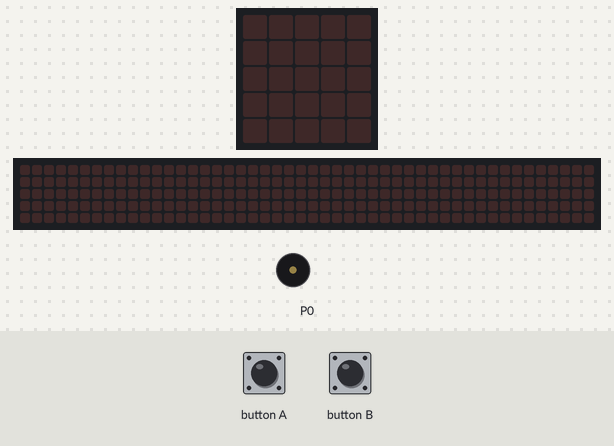
Bench run of a program on a simulated BBC micro:bit (MakeCode). On the bench: the board's 5×5 LED display, a strip that is not on the board, showing the scrolling text unrolled, buzzer (waves = sounding). Inputs (shaded band) come from the test bench. The 48×5 strip is a reading aid, not a part: it shows the text the display is scrolling, unrolled, one strip-width of it at a time.

Above: at 5.2 s.
5.3 s: button A pressed for 0.15 s
At 5.66 s:
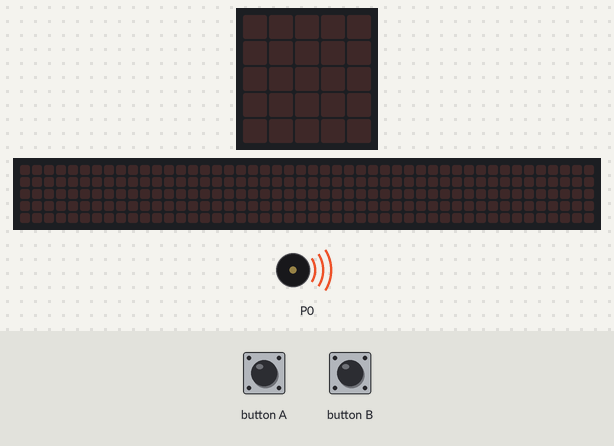
8.4 s: button B pressed for 0.15 s
At 9.06 s:
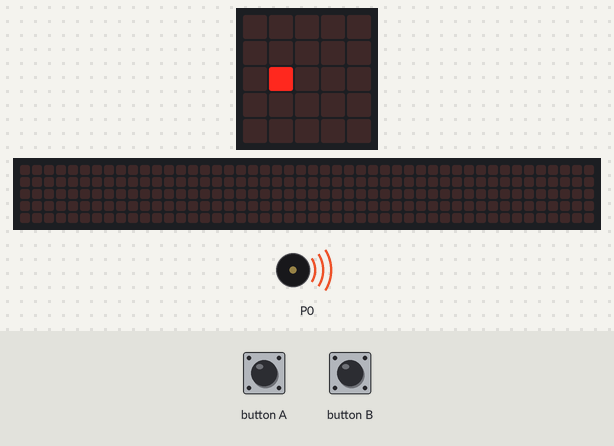
11.4 s: button B pressed 5 times (0.12 s each, 0.3 s apart)
At 12.8 s:
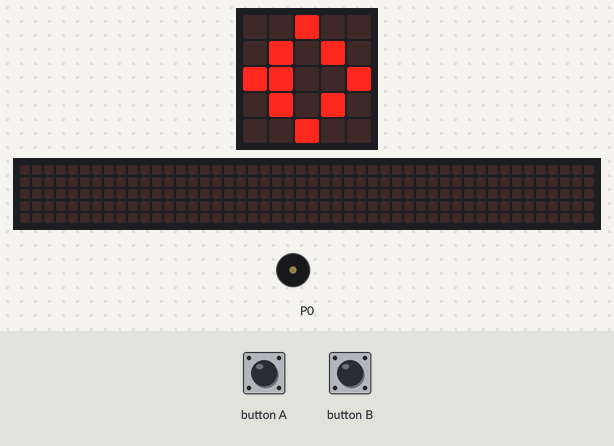
14.4 s: button B pressed 5 times (0.12 s each, 0.3 s apart)
At 15.9 s:
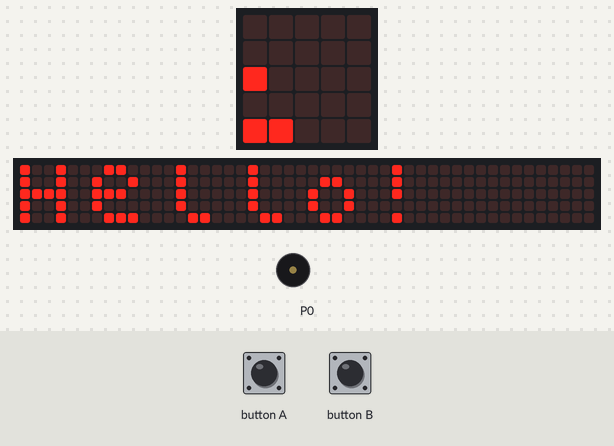
17.4 s: button B pressed for 0.15 s
At 17.68 s:
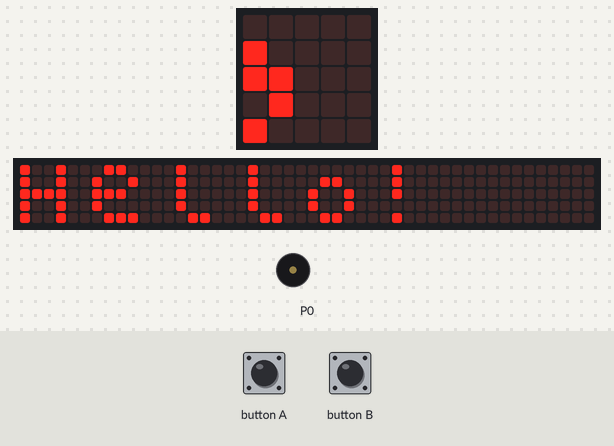
20.4 s: button B pressed for 0.15 s
At 20.68 s:
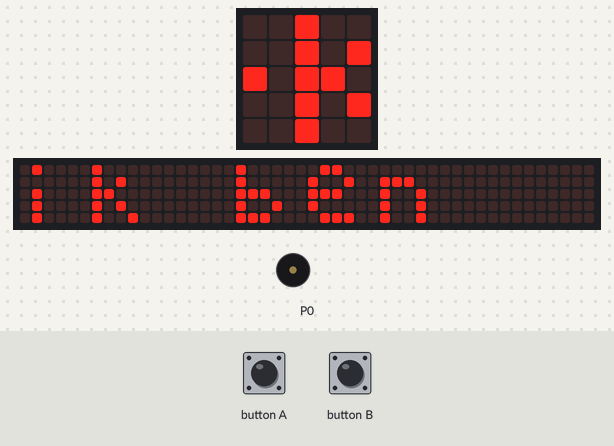
Timing chart, 0 to 23.4 s (numbered marks = the images above; inputs shaded):
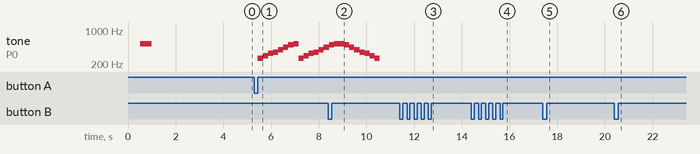

The program:

main.ts
```typescript
input.onButtonPressed(Button.A, function () {
    music.playMelody("C D E F G A B C5 ", 285)
    music.playMelody("C D E F G A B C5 ", 285)
    music.playMelody("C5 B A G F E D C ", 285)
    basic.showIcon(IconNames.SmallDiamond)
    basic.showIcon(IconNames.SmallSquare)
    basic.showIcon(IconNames.Target)
    basic.showIcon(IconNames.Diamond)
    basic.showString("Hello!")
    basic.showString("ik ben")
    basic.showString("daan")
    music.playMelody("C E - D G - A D ", 285)
    basic.showString("ik ga jullie")
    music.playMelody("E C B G F A C5 D ", 285)
    basic.showString("iets vertellen")
    music.playMelody("C E - D G - A D ", 285)
})
input.onButtonPressed(Button.B, function () {
    for (let index = 0; index < 4; index++) {
        led.plot(1, 2)
    }
})
music.playMelody("- C5 - - - - - - ", 120)
```

test.ts
```typescript
// tests gaan hier; deze zal niet worden gecompileerd wanneer dit pakket wordt gebruikt als extensie.
```

Measured:
- after the input at 5.3 s, tone on P0: plays 262 Hz for 0.21 s, 294 Hz for 0.21 s, 330 Hz for 0.21 s, 349 Hz for 0.21 s, 392 Hz for 0.21 s, 440 Hz for 0.21 s … (14 notes in this stretch), starting after 0.15 s
- after the input at 8.4 s, the display: changes after 0.15 s (image 2)
- after the input at 11.4 s, the display: first differs from a run without the input after 1.0 s (image 3)
- after the input at 14.4 s, the display: first differs from a run without the input after 0.72 s (image 4 shows a later state)
- after the input at 17.4 s, the display: first differs from a run without the input after 0.15 s (image 5 shows a later state)
- after the input at 20.4 s, the display: first differs from a run without the input after 0.15 s (image 6 shows a later state)
- what the display in image 2 shows lasts 2.0 s, from 8.6 s to 10.6 s
